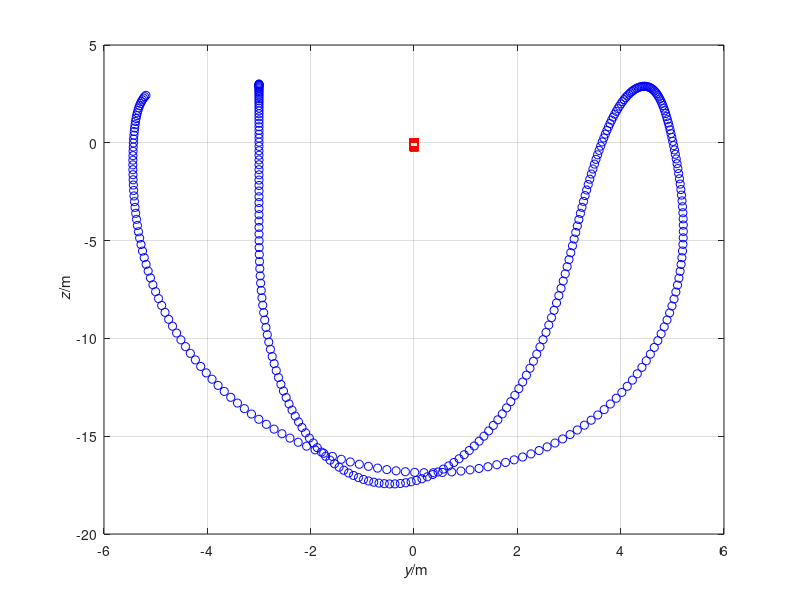

Write MATLAB code to recreate this figure.
%%% Simulation of two bodies connected by non-Hookean material in 2D
%% Coordinates (t, y, z)

%% Constants
ma = 2;	    % kg: mass of object a
mb = 5000;  % kg: mass of object b
g = 9.81;   % N/kg: gravitational acceleration
ln = 5;	    % m: natural length
k = 5;	    % N/m: spring constant

%% Initial conditions
t = 0;	       % s: initial time
ra = [-3, 3];  % m: initial position of object a
rb = [0, 0];   % m: initial position of object b
va = [0, 0];   % m/s: initial velocity of object a
vb = [0, 0];   % m/s: initial velocity of object b

%% Boundary conditions
Ga = -ma * g * [0, 1];	    % N: gravity supply on object a
Gb = -mb * g * [0, 1] * 0;  % N: gravity supply on object b

%% Parameters for time loop
t1 = 10;      % s: final time
dt = 0.0001;  % s: time step %@

%% Plotting
dtplot = t1/360;  % time interval between plots
tplot = dtplot;	  % time for next plot
figure
plot(ra(1), ra(2), 'ob')
hold on; grid on
plot(rb(1), rb(2), 'sr')
xlabel('{\it y}/m'); ylabel('{\it z}/m') %@

%% State: ra, rb, va, vb
%% Numerical time integration
while t < t1
  %% constitutive relations
  Pa = ma * va;
  Pb = mb * vb;
  l = norm(ra - rb); % calculation of present length
  if l < ln
    Fa = [0, 0];
  else
    Fa = -k * (l - ln) * (ra - rb)/l;
  end
  Fb = -Fa; % balance of momentum for non-Hookean material

  %% balances
  t = t + dt;
  Pa = Pa + (Fa + Ga) * dt;
  Pb = Pb + (Fb + Gb) * dt;
  ra = ra + va * dt;
  rb = rb + vb * dt;

  %% constitutive relations
  va = Pa / ma;
  vb = Pb / mb; %@

  %% plot
  if t > tplot
    plot(ra(1), ra(2), 'ob')
    plot(rb(1), rb(2), 'sr')
    pause(0)
    tplot = tplot + dtplot;
  end %@
end
